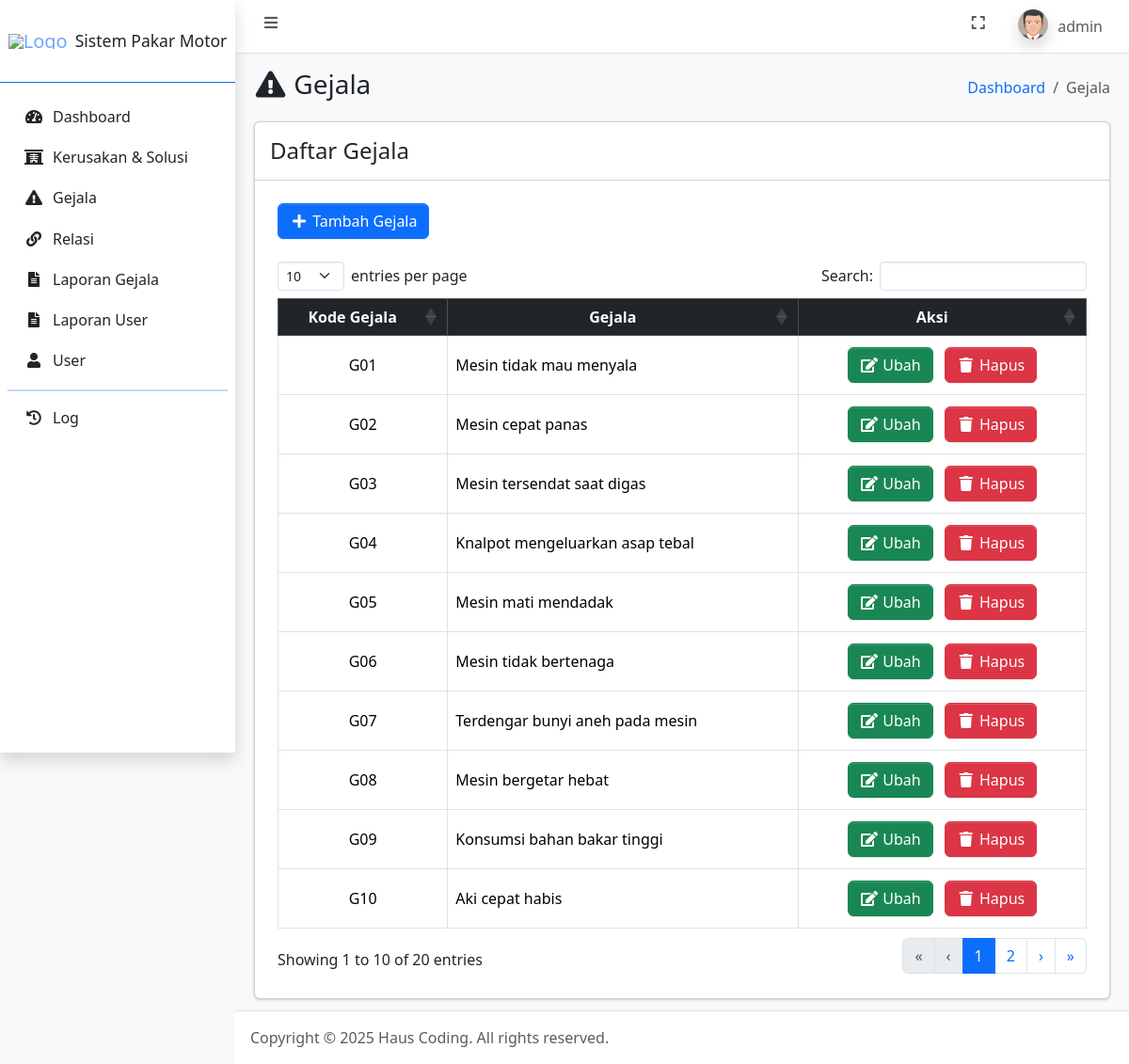
The app's page /gejala.php (signed in) with its own data.
### tables this page shows
CREATE TABLE `user` (
  `id_user` int(11) NOT NULL,
  `username` varchar(100) NOT NULL,
  `password` varchar(255) NOT NULL,
  `jabatan` enum('admin','pelanggan') NOT NULL,
  `nama` varchar(100) NOT NULL,
  `jenis_kelamin` enum('laki-laki','perempuan') NOT NULL,
  `alamat` text NOT NULL,
  `foto` text NOT NULL,
  `dibuat_pada` timestamp NOT NULL DEFAULT current_timestamp()
);

CREATE TABLE `gejala` (
  `kd_gejala` char(4) NOT NULL,
  `gejala` varchar(100) NOT NULL
);

### connection.php (called while the page is built, shortened)
<?php
	$host = 'localhost';
	$user = 'root';
	$pass = '';
	$database = 'sistem_pakar_motor';
	$conn = mysqli_connect($host, $user, $pass, $database);
    if (isset($_SESSION['id_user'])) {
    	$id_user = $_SESSION['id_user'];
		$dataUser = mysqli_fetch_assoc(mysqli_query($conn, "SELECT * FROM user WHERE id_user = $id_user"));
	}
?>

### gejala.php (the view, shortened to what this page needs)
<?php
    require_once 'connection.php';
    $gejala = mysqli_query($conn, "SELECT * FROM gejala ORDER BY kd_gejala ASC");
?>
<!DOCTYPE html>
<html lang="en">
<head>
    <?php include_once 'include/head.php'; ?>
</head>
<body class="layout-fixed sidebar-expand-lg bg-body-tertiary">
    <div class="app-wrapper">
        <?php include_once 'include/navbar.php'; ?>
        <?php include_once 'include/sidebar.php'; ?>
        <main class="app-main">
            <div class="app-content-header">
                <div class="container-fluid">
                    <div class="row">
                        <div class="col-sm-6">
                            <h3 class="mb-0"><i class="nav-icon fas fa-fw fa-exclamation-triangle"></i> Gejala</h3>
                        </div>
                        <div class="col-sm-6">
                            <ol class="breadcrumb float-sm-end">
                                <li class="breadcrumb-item"><a href="index.php">Dashboard</a></li>
                                <li class="breadcrumb-item active" aria-current="page">
                                    Gejala
                                </li>
                            </ol>
                        </div>
                    </div>
                </div>
            </div>
            <div class="app-content">
                <div class="container-fluid">
                    <div class="row">
                        <div class="col">
                            <div class="card">
                                <div class="card-header">
                                    <h4 class="m-0">Daftar Gejala</h4>
                                </div>
                                <div class="card-body">
                                    <div class="table-responsive p-2">
                                        <?php if ($dataUser['jabatan'] == 'admin'): ?>
                                            <a href="tambah_gejala.php" class="mb-3 btn btn-primary"><i class="fas fa-fw fa-plus"></i> Tambah Gejala</a>
                                        <?php endif ?>
                                        <table class="table table-bordered" id="table_id">
                                            <thead class="table-dark">
                                                <tr>
                                                    <th class="text-center align-middle">Kode Gejala</th>
                                                    <th class="text-center align-middle">Gejala</th>
                                                    <?php if ($dataUser['jabatan'] == 'admin'): ?>
                                                        <th class="text-center align-middle">Aksi</th>
                                                    <?php endif ?>
                                                </tr>
                                            </thead>
                                            <tbody>
                                                <?php foreach ($gejala as $dks): ?>
                                                    <tr>
                                                        <td class="text-center align-middle"><?= $dks['kd_gejala']; ?></td>
                                                        <td class="align-middle"><?= $dks['gejala']; ?></td>
                                                        <?php if ($dataUser['jabatan'] == 'admin'): ?>
                                                            <td class="text-center align-middle">
                                                                <a href="ubah_gejala.php?kd_gejala=<?= $dks['kd_gejala']; ?>" class="m-1 btn btn-success"><i class="fas fa-fw fa-edit"></i> Ubah</a>
                                                                <a href="hapus_gejala.php?kd_gejala=<?= $dks['kd_gejala']; ?>" data-nama="<?= $dks['kd_gejala']; ?>" class="m-1 btn btn-danger btn-delete"><i class="fas fa-fw fa-trash"></i> Hapus</a>
                                                            </td>
                                                        <?php endif ?>
                                                    </tr>
                                                <?php endforeach ?>
                                            </tbody>
                                        </table>
                                    </div>
                                </div>
                            </div>
                        </div>
                    </div>
                </div>
            </div>
        </main>
        <?php include_once 'include/footer.php'; ?>
    </div>
</body>
</html>

### include/navbar.php (shortened to what this page needs)
<nav class="app-header navbar navbar-expand bg-body">
    <div class="container-fluid">
        <ul class="navbar-nav">
            <li class="nav-item"> <a class="nav-link" data-lte-toggle="sidebar" href="#" role="button"> <i class="fas fa-fw fa-bars"></i> </a> </li>
        </ul>
        <ul class="navbar-nav ms-auto">
            <li class="nav-item"> <a class="nav-link" href="#" data-lte-toggle="fullscreen"> <i data-lte-icon="maximize" class="fas fa-fw fa-expand"></i> </a> </li>
            <li class="nav-item dropdown user-menu">
                <a href="#" class="nav-link dropdown-toggle" data-bs-toggle="dropdown" aria-expanded="false">
                    <img src="assets/img/profiles/<?= $dataUser['foto']; ?>" class="user-image rounded-circle shadow" alt="User Image">
                    <span class="d-none d-md-inline"><?= $dataUser['username']; ?></span>
                </a>
            </li>
        </ul>
    </div>
</nav>

### records on screen
user: foto (placeholder picture), username "admin"
gejala: kd_gejala "G01", gejala "Mesin tidak mau menyala"
gejala: kd_gejala "G02", gejala "Mesin cepat panas"
gejala: kd_gejala "G03", gejala "Mesin tersendat saat digas"
gejala: kd_gejala "G04", gejala "Knalpot mengeluarkan asap tebal"
gejala: kd_gejala "G05", gejala "Mesin mati mendadak"
gejala: kd_gejala "G06", gejala "Mesin tidak bertenaga"
gejala: kd_gejala "G07", gejala "Terdengar bunyi aneh pada mesin"
gejala: kd_gejala "G08", gejala "Mesin bergetar hebat"
gejala: kd_gejala "G09", gejala "Konsumsi bahan bakar tinggi"
gejala: kd_gejala "G10", gejala "Aki cepat habis"
